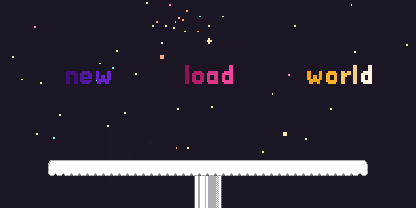

A 2D game scene composited from a Tiled map and its tileset images. What follows is a short description and the map's XML, with each tile layer's data collapsed to a summary:
An orthogonal 26x13 tile map with 16x16 px tiles, 3 tile layers (Background, graphic, graphics), 3 tilesets and 3 objects.

<map version="1.0" orientation="orthogonal" renderorder="right-down" width="26" height="13" tilewidth="16" tileheight="16" nextobjectid="612">
 <tileset firstgid="1" name="tileset_gutter" tilewidth="16" tileheight="16" spacing="2" margin="1" tilecount="1782" columns="33">
  <image source="tileset_gutter.png" width="594" height="972" />
 </tileset>
 <tileset firstgid="1783" name="tags" tilewidth="16" tileheight="16" spacing="1" margin="1" tilecount="338" columns="26">
  <image source="tags.png" width="447" height="235" />
 </tileset>
 <tileset firstgid="2121" name="Menu_State" tilewidth="16" tileheight="16" spacing="1" margin="1" tilecount="351" columns="27">
  <image source="Menu_State.png" width="460" height="235" />
 </tileset>
 <layer name="Background" width="26" height="13">
  <data>[338 cells, 338 non-empty, 338 distinct tile ids]</data>
 </layer>
 <layer name="graphic" width="26" height="13">
  <data>[338 cells, 0 non-empty, 0 distinct tile ids]</data>
 </layer>
 <objectgroup name="ground">
  <object id="602" x="48" y="160" width="320" height="16" />
 </objectgroup>
 <objectgroup name="Pipes" />
 <objectgroup name="Coins" offsetx="-7" offsety="5">
  <properties>
   <property name="quit" value="" />
  </properties>
 </objectgroup>
 <objectgroup name="Bricks" />
 <objectgroup name="Goombas" />
 <objectgroup name="Turtles" />
 <objectgroup name="Finish_line">
  <object id="609" x="62.6667" y="77" width="39.3333" />
 </objectgroup>
 <objectgroup name="Story_line" />
 <objectgroup name="kill_lines" />
 <objectgroup name="Bosses" />
 <objectgroup name="Map_line">
  <object id="610" x="310" y="77" width="58" />
 </objectgroup>
 <layer name="graphics" width="26" height="13">
  <data>[338 cells, 87 non-empty, 68 distinct tile ids]</data>
 </layer>
</map>